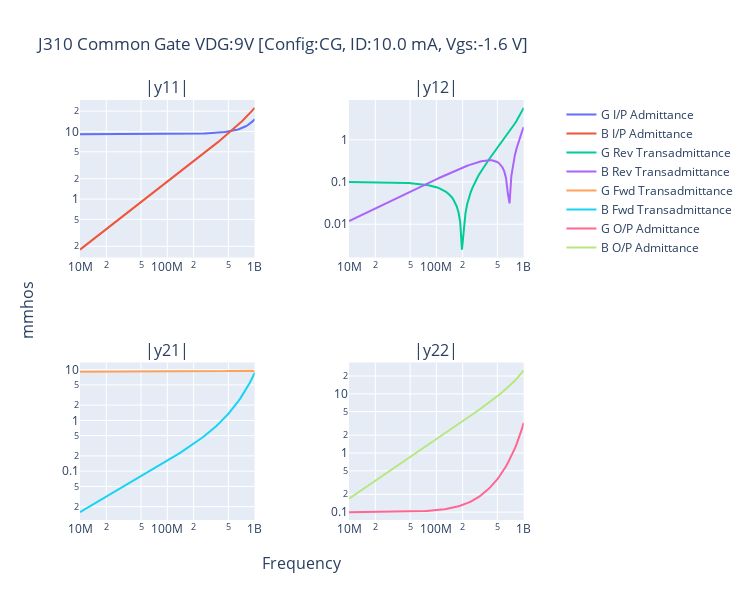

The notebook cell saved with this chart:
### Code cell
# J310 - Close match to Fairchild datasheet
n = calc_plot_jfet(
    title="J310 Common Gate VDG:9V",
    Cdg_pf=2.5,
    Cgs_pf=3.0,
    Cds_pf=0.1,
    L1_nH=1.7,
    L2_nH=1.1,
    L3_nH=1.1,
    R1=4,
    R2=1,
    R3=4,
    Idss_mA=30,
    VgsOff=-3.86,
    config="cg",
    # Vgs=-0.7,
    ID=10 * 10**-3,
    Ffrom=10 * 10**6,
)

n.write_touchstone(
    "J310_CG_9V_ID10mA_nbgen",
    dir="/home/bev/Documents/Radio/QUCS-S/Studies/0010_S_Touchtone_lib",
)
# print(n.write_touchstone("n", dir="/tmp", return_string=True))
